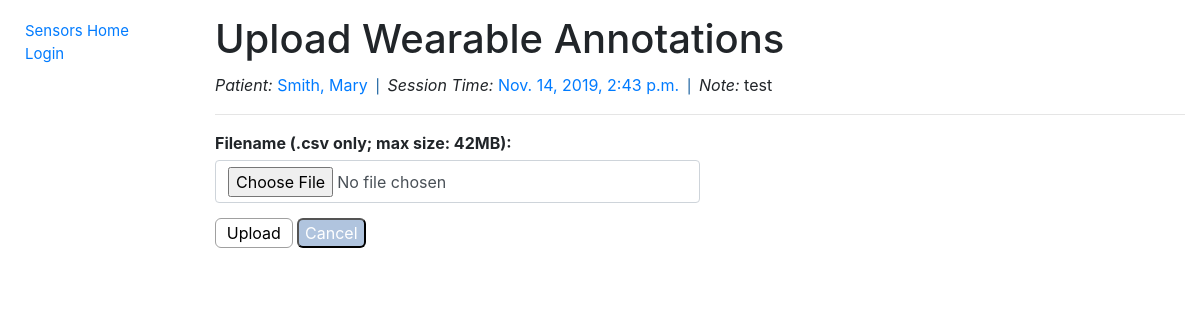
The page /sensors/wearabledata/7229b518e00d4c50acf6594217cb0a87/import/annotation/ on the database its author committed.
### sensors/models.py (models this page shows, shortened)
class WearableData(models.Model):
    id = models.UUIDField(primary_key=True, default=uuid.uuid4, help_text='Unique ID for this wearable data')
    patient = models.ForeignKey('PatientData', on_delete=models.CASCADE, null=True, related_name='wearables')
    filename = models.FileField(upload_to='wearable/', help_text='Wearable data file')
    time = models.DateTimeField(help_text='Session date & time')
    note = models.CharField(max_length=500, help_text='Note regarding wearable data')
    class Meta:
        ordering = ['patient', '-time']
        permissions = (("can_alter_wearabledata", "Can create or edit wearable data entries."),)
    def get_absolute_url(self):
        return reverse('wearabledata-detail', args=[str(self.id)])

class PatientData(models.Model):
    id = models.AutoField(primary_key=True)
    first_name = models.CharField(max_length=50, help_text='Patient first name')
    last_name = models.CharField(max_length=50, help_text='Patient last name')
    date_of_birth = models.DateField(help_text='Patient date of birth')
    notes = models.CharField(max_length=500, help_text='Notes regarding patient')
    class Meta:
        ordering = ['last_name']
        permissions = (("can_alter_patientdata", "Can create or edit patient data entries."),)
    def get_absolute_url(self):
        return reverse('patientdata-detail', args=[str(self.id)])
    def __str__(self):
        return f'{self.last_name}, {self.first_name}'

### sensors/views.py (the view, shortened to what this page needs)
# urls.py: re_path(r'^wearabledata/(?P<uuid>[\w-]+)/import/annotation/$', views.upload_wearable_annotations,
def upload_wearable_annotations(request, uuid):
    form = UploadFileForm(request.POST)
    wearabledata = get_object_or_404(WearableData, pk=uuid)
    context = {
        'form': form,
        'wearable': wearabledata
    }
    if request.method == 'GET':
        return render(request, "sensors/upload_csv.html", context)

### sensors/forms.py
class UploadFileForm(forms.Form):
    filename = forms.FileField(help_text='Filename (.csv only; max size: 42MB)')

### sensors/context_processors.py (called while the page is built)
def extra_context(request):
    return {'media_url': settings.MEDIA_URL}

### sensors/templates/sensors/upload_csv.html (shortened to what this page needs)
{% extends 'base.html' %}
{% block content %}
  <div class="titleText">
    <h1>Upload Wearable Annotations</h1>
  </div>
  <div>
    <em>Patient: </em>
    <a href="{{ wearable.patient.get_absolute_url }}" data-toggle="tooltip" data-placement="bottom"
               data-trigger="hover" title="Link to patient data page">{{ wearable.patient }}</a>
    <span class="vert-divider">|</span>
    <em>Session Time: </em>
    <a href="{{ wearable.get_absolute_url }}" data-toggle="tooltip" data-placement="bottom"
       data-trigger="hover" title="Link to wearable data page">{{ wearable.time }}</a>
    <span class="vert-divider">|</span>
    <em>Note:</em> {{ wearable.note }}
  </div>
  <hr>
  <form method="POST" enctype="multipart/form-data" class="form-horizontal">
  <div style="margin-bottom: 5px;"><strong>{{ form.filename.help_text }}: </strong></div>
  <div class="form-control" style="width: 50%; height: 43px;">{{ form.filename }}</div>
  <div>
    <div class="buttons" style="margin-top: 15px">
      <input type="submit" value="Upload" class="controlButtonL" />
      <input type="button" value="Cancel" class="cancelButton" onclick="window.history.back()" />
    </div>
  </div>
  </form>
{% endblock %}

### sensors/static/css/styles.css (style rules this page uses)
.titleText { position: relative; }
.controlButtonXL, .controlButtonL2, .controlButtonL3, .controlButtonL, .controlButtonM, .controlButtonS, .controlButtonXS, .dropDown, .dropDownS, .downloadFormatDropDown, .rewindTextValue, .otherText, .currentFrameText, .currentTimeText { display: table-cell; vertical-align: top; border: 1px solid #a0a0a0; }
.controlButtonXL, .controlButtonL2, .controlButtonL3, .controlButtonL, .controlButtonM, .controlButtonS { display: inline-flex; align-items: center; justify-content: center; background-color: white; height: 30px; border-radius: 6px; }
.cancelButton { background-color: lightsteelblue; color: white; height: 30px; border-radius: 6px; }
.controlButtonL { width: 8%; min-width: 70px; }
.timestamp, .vert-divider, .annotationTimestamp { font-family: 'Roboto Mono', sans-serif; }
.vert-divider { font-size: 18px; color: #3071a9; }

### rows shown on the page
WearableData: patient "Smith, Mary", time "Nov. 14, 2019, 2:43 p.m.", note "test"
